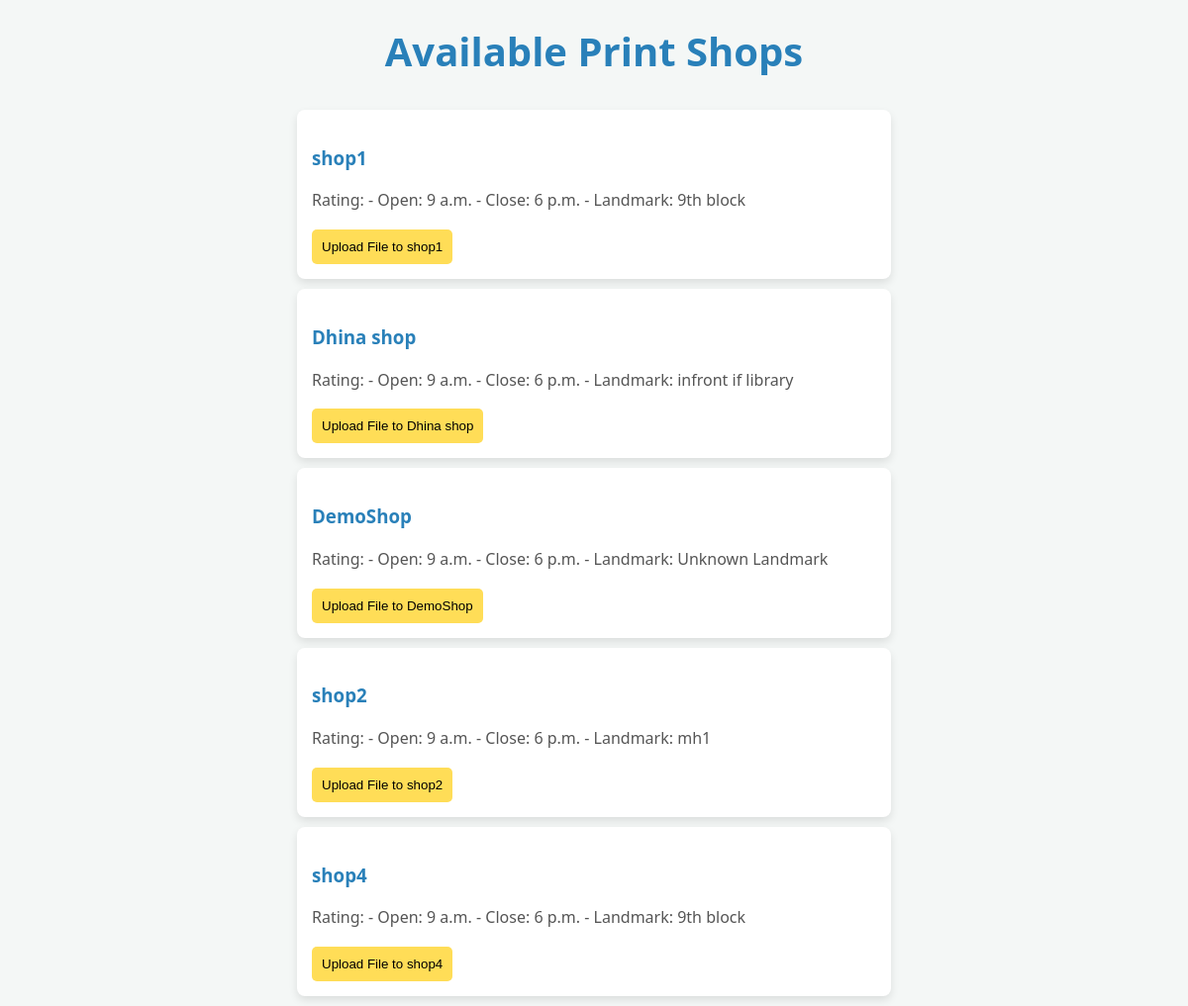
/users/student/dashboard/ (signed in), run on the app's committed database.
### users/models.py (models this page shows, shortened)
class OwnerProfile(models.Model):
    user = models.OneToOneField(User, on_delete=models.CASCADE)
    shop_name = models.CharField(max_length=100)
    opening_time = models.TimeField(default=datetime.time(9, 0))  # Set as a time object
    closing_time = models.TimeField(default=datetime.time(18, 0))  # Set as a time object
    landmark = models.CharField(max_length=255, default='Unknown Landmark')

### users/views.py (the view)
# urls.py: path('student/dashboard/', views.student_dashboard, name='student_dashboard'),
@login_required
def student_dashboard(request):
    shops = OwnerProfile.objects.all()
    return render(request, 'student_dashboard.html', {'shops': shops})

### users/templates/student_dashboard.html (shortened to what this page needs)
<!DOCTYPE html>
<html lang="en">
<head>
</head>
<body>
    <h1>Available Print Shops</h1>
    <ul>
        {% for shop in shops %}
            <li>
                <h3>{{ shop.shop_name }}</h3>
                <p>Rating: {{ shop.rating }} - Open: {{ shop.opening_time }} - Close: {{ shop.closing_time }} - Landmark: {{ shop.landmark }}</p>
                <a href="{% url 'upload_file' shop.id %}">
                    <button>Upload File to {{ shop.shop_name }}</button>
                </a>
            </li>
        {% empty %}
            <li>No shops available.</li>
        {% endfor %}
    </ul>
</body>
</html>

### users/templates/student_dashboard.html (style rules this page uses)
body { font-family: 'Segoe UI', Tahoma, Geneva, Verdana, sans-serif; background-color: #f4f7f6; color: #333; margin: 0; padding: 0; box-sizing: border-box; line-height: 1.6; }
h1, h2 { text-align: center; color: #2980b9; font-weight: bold; }
h1 { margin-top: 20px; font-size: 2.5rem; }
ul { list-style-type: none; padding: 0; width: 100%; max-width: 600px; margin: 0 auto; }
li { background-color: #fff; margin: 10px 0; padding: 15px; border-radius: 8px; box-shadow: 0 4px 8px rgba(0, 0, 0, 0.1); animation: slideIn 0.5s ease-in-out; }
li h3 { color: #2980b9; margin-bottom: 10px; }
li p { font-size: 1rem; color: #555; }
button { background-color: #ffdd57; color: #000; border: none; padding: 10px; border-radius: 5px; cursor: pointer; transition: background-color 0.3s; }
a { text-decoration: none; }

### data on the page
OwnerProfile: shop_name "shop1", opening_time "9 a.m.", closing_time "6 p.m.", landmark "9th block"
OwnerProfile: shop_name "Dhina shop", opening_time "9 a.m.", closing_time "6 p.m.", landmark "infront if library"
OwnerProfile: shop_name "DemoShop", opening_time "9 a.m.", closing_time "6 p.m.", landmark "Unknown Landmark"
OwnerProfile: shop_name "shop2", opening_time "9 a.m.", closing_time "6 p.m.", landmark "mh1"
OwnerProfile: shop_name "shop4", opening_time "9 a.m.", closing_time "6 p.m.", landmark "9th block"
